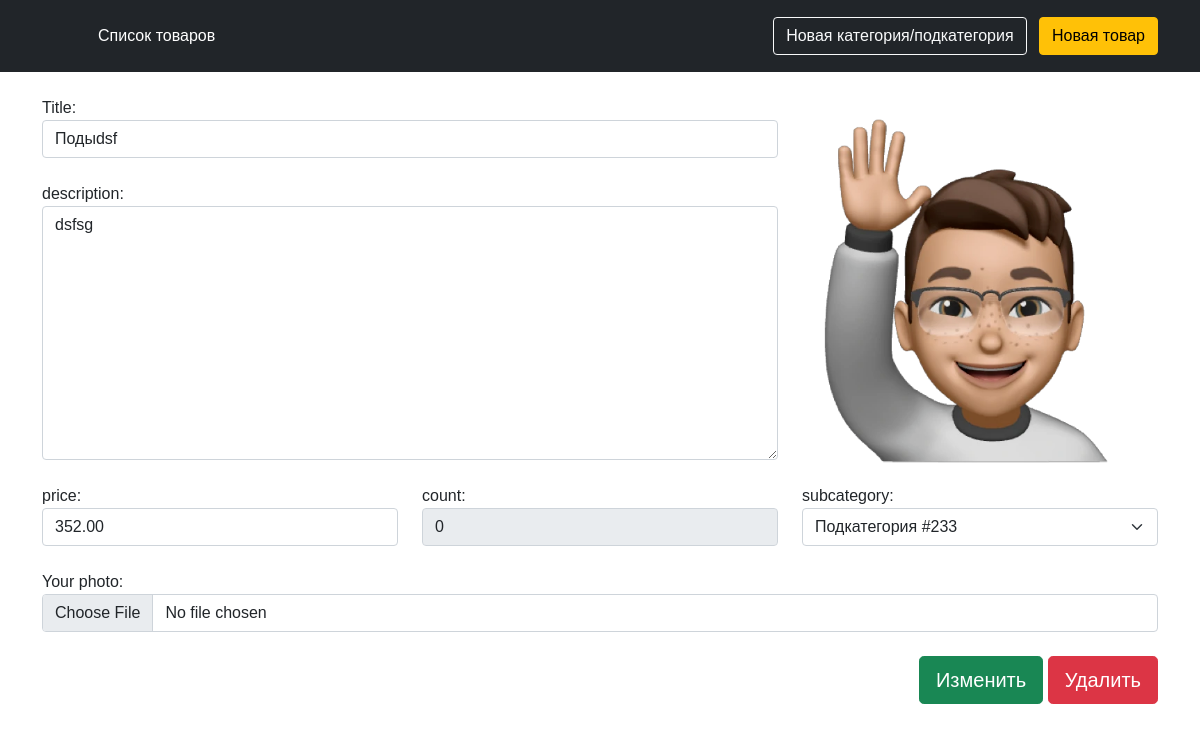
The app's page /product/2 with its own data.
### main_app/models.py (models this page shows, shortened)
class Product(models.Model):
    title = models.CharField(max_length=255, verbose_name='Название товара')
    photo = models.ImageField(upload_to='product_img/')
    description = models.TextField()
    price = models.DecimalField(max_digits=10, decimal_places=2)
    count = models.IntegerField()
    slug = models.SlugField(max_length=150, unique=True, db_index=True)
    subcategory = models.ForeignKey(
    SubCategory, on_delete=models.CASCADE)

### main_app/views.py (the view)
# urls.py: path('product/<int:pk>', product_view, name='productdetail'),
def product_view(request, pk):
    product = get_object_or_404(Product, pk=pk)
    category = Category.objects.all()
    if request.method == "POST" and 'update' in request.POST:
        product_form = Product_reqForm(request.POST, files=request.FILES, instance=product)
        if product_form.is_valid():
            product_form.save()
            return HttpResponseRedirect('/')
    if request.method == "POST" and 'delete' in request.POST:
        messages.info(request, 'Вы уверены?')
    if request.method == 'GET' and 'confirm_delete' in request.GET:
        return HttpResponseRedirect('/')
    product_form = Product_reqForm(initial={'title': product.title,
                                        'description': product.description,
                                        'price': product.price,
                                        'count': product.count,
                                        'subcategory': product.subcategory_id})
    return render(request, 'main_app/product.html', {'product_form': product_form, 'product': product, 'category': category})

### main_app/forms.py
class Product_reqForm(forms.ModelForm):
    title = forms.CharField(widget=forms.TextInput(attrs={'class': 'form-control'}))
    description = forms.CharField(widget=forms.Textarea(attrs={'class': 'form-control'}))
    price = forms.IntegerField(widget=forms.TextInput(attrs={'class': 'form-control'}))
    count = forms.IntegerField(widget=forms.TextInput(attrs={'class': 'form-control', 'readonly': True}))
    photo = forms.ImageField(required=False, widget=forms.FileInput(attrs={'class': 'form-control'}))
    class Meta:
        model = Product
        fields = ['title', 'photo', 'description', 'price', 'count', 'subcategory']

### main_app/models.py (called while the page is built)
    def __str__(self):
        return self.name

    def __str__(self):
        return self.name

### main_app/templates/main_app/product.html (shortened to what this page needs)
{% extends 'main_app/base.html' %}
{% load static %}
{% block content %}
<link rel="stylesheet" href="magnific-popup/magnific-popup.css">
<link type="text/css" href="{% static 'css/img.css' %}" rel="stylesheet" />
<form action="" method="post" enctype="multipart/form-data">
        <div class="row align-items-center">
          <div class="col-8">
            <div class="fieldWrapper">
                <label for="{{ product_form.title.id_for_label }}">Title:</label>
                {{ product_form.title }}
            </div>
            <br>
            <div class="fieldWrapper">
                <label for="{{ product_form.description.id_for_label }}">description:</label>
                {{ product_form.description }}
            </div>
            <br>
          </div>
          <div class="col-4 ">
                <img id="myImg" src="{{product.photo.url}}" alt="{{product.title}}" style="width:100%;max-width:500px">
          </div>
        </div>
  <div class="row">
    <div class="col-sm">
        <div class="fieldWrapper">
            <label for="{{ product_form.price.id_for_label }}">price:</label>
            {{ product_form.price }}
        </div>
    </div>
    <div class="col-sm">
      <div class="fieldWrapper">
    <label for="{{ product_form.count.id_for_label }}">count:</label>
    {{ product_form.count }}
    </div>
    </div>
    <div class="col-sm">
        <div class="fieldWrapper">
            <label for="{{ product_form.subcategory.id_for_label }}">subcategory:</label>
            <select class="form-select" name="subcategory" required id='id_subcategory' >
                {% for c in category %}
                <optgroup label="{{c}}">
                    {% for sc in c.subcategory_set.all %}
                    {% if sc == product.subcategory %}
                    <option selected value="{{sc.pk}}">{{sc.name}}</option>
                    {% else %}
                    <option value="{{sc.pk}}">{{sc.name}}</option>
                    {% endif %}
                    {% endfor %}
                </optgroup>
                {% endfor %}
              </select>
        </div>
    </div>
  </div>
<br>
<div class="fieldWrapper">
    <label for="{{ product_form.photo.id_for_label }}">Your photo:</label>
    {{ product_form.photo }}
</div>
<br>
<div class='text-end'>
    <input type="submit" class='btn btn-success btn-lg' name='update' value="Изменить">
    {% url 'add_product' as ap %}
    {% if request.path == ap %}
    {% else %}
    <input type="submit" class='btn btn-danger btn-lg' name='delete' value="Удалить">
    {% endif %}
</div>
</form>
<br>
{% endblock %}

### main_app/static/css/img.css (style rules this page uses)
body { font-family: Arial, Helvetica, sans-serif; }
#myImg { border-radius: 5px; cursor: pointer; transition: 0.3s; }

### records on screen
Product: title "Подыdsf", description "dsfsg", photo (picture), price "352.00", count "0"

### other values on screen
form field subcategory "Подкатегория #233"
